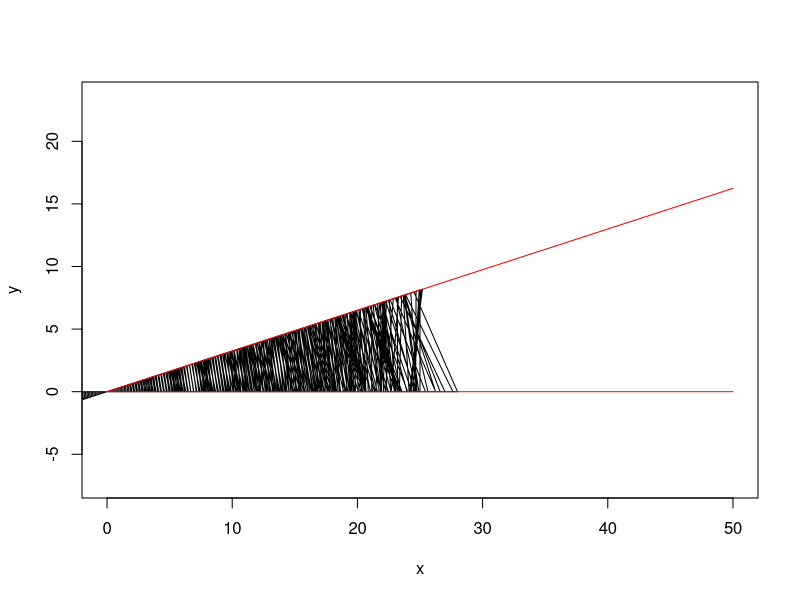

Write the R code that produced this figure.
r=1 #radius of ball
theta=pi/10 #angle between edges
x= 25 #distance from the corner
N = 1000 #count of iterations
c = cos(theta)
s = sin(theta)
tan = s/c
eta= 0.5
E1 = c(0,1) #normal vector of the horizontol edge
E2 = c(s,-c) #normal vector of the slant edge  
e1 = -1*c(1,0) #unit vector for the horizontal edge 
e2 = (-1)*c(c,s) #unit vector for the slant edge
J=matrix(0,nrow=2,ncol=2)  #J is rotation by pi/2
J[1,2]=-1
J[2,1]=1



Roll = function(sheet,edge,a,u,sp){
  sigma= (-1)^(sheet==1) #different sign depending on which side the ball is on
  t = (a[2]-a[1]*tan)/(u[1]*tan-u[2])*(edge==0)-a[2]/u[2]*(edge==1) #time to reach the other end
  a_n = a+t*u #new position after reaching the other edge, but before the displacement on the edge
  edge_new = 1*(edge==0)
  E = E1*(edge_new==0)+E2*(edge_new==1) #normal vector of the edge where rolling occurs
  u0 = u-sum(u[1:2]*E[1:2])*E #tangential component of linear velocity
  W=sp*J%*%E #convert spin to W (as in the paper)
  u0_new = cos(pi*eta)*u0+sin(pi*eta)*W  #new tangential component
  u_n = u0_new+sum(u[1:2]*E[1:2])*E #new linear velocity
  e_n=e1*(edge_new==0)+e2*(edge_new==1)
  u_new=2*sum(u_n[1:2]*e_n[1:2])/sum(u_n[1:2]*u_n[1:2])*e_n-u_n
  W_new = sin(pi*eta)*u0-cos(pi*eta)*W #new W (as in the paper)
  sheet_new =  1*(sheet==0)
  mu = sum(u[1:2]*E[1:2]) 
  tm = pi*r/abs(mu) #time to roll around
  omega = eta*mu/r #omega is as in the paper
  X0=a0-sigma*W0/omega
  X_new=(cos(omega*eta*tm)-1)*W0/omega+sigma*sin(omega*eta*tm)*u1/omega
  dis = sum(X_new[1:2]*E[1:2])  #These three lines are to compute displacement on the edge according to example 9
  JE = J%*%E
  sp_new = sum(W_new[1:2]*JE[1:2]) #new spin
  a_new = a_n-dis*e2*(edge_new==1)*sigma-dis*e1*(edge_new==0)*sigma #new position after the displacement
  t_new = t+tm
  KE=sum(u_new[1:2]*u_new[1:2]+W_new[1:2]*W_new[1:2])
  return(list(a_n,a_new,u_new,t_new,sp_new,sheet_new,edge_new,KE))
}

Position   = matrix(0,nrow=2,ncol=2*N)
Linear_v   = matrix(0,nrow=2,ncol=N)
Spin_v = matrix(0,nrow=1,ncol=N)
Coll_times = matrix(0,nrow=1,ncol=N)
Sheet_side = matrix(0,nrow=1,ncol=N) #keep track of the sheet side
Edge_side = matrix(0,nrow=1,ncol=N) #keep track of the edge
Kinetic_Energy=matrix(0,nrow=1,ncol=N)

Position[,1]   = c(x,0)
epsilon        = 0.03
Linear_v[,1]   = c(0,1)  
Spin_v[,1]  = 1


#####initial conditions, since the displacement depends on the initial conditions

a0            = Position[,1]
u1             = Linear_v[,1] #u0 is taken so I used u1 for initial linear velocity
sp0 = Spin_v[,1]
sheet0         = Sheet_side[,1]
edge0        = Edge_side[,1]
mu0 = sum(u1[1:2]*E1[1:2])*(edge0==0)+sum(u1[1:2]*E2[1:2])*(edge0==1) 
W0=sp0*J%*%E1*(edge0==1)+sp0*J%*%E2*(edge0==0)

for (i in 2:N){
  a              = Position[,2*i-3] #there is an intermediate position a_n, so two slots are needed to record position in each iteration
  u              = Linear_v[,i-1]
  sheet         = Sheet_side[,i-1]
  edge          = Edge_side[,i-1]
  sp = Spin_v[,i-1]
  Roll_new      = Roll(sheet,edge,a,u,sp)
  Position[,2*i-2] = Roll_new[[1]]
  Position[,2*i-1]   = Roll_new[[2]]
  Linear_v[,i]   = Roll_new[[3]]
  Coll_times[,i] = Roll_new[[4]]+Coll_times[,i-1]
  Spin_v[,i] = Roll_new[[5]]
  Sheet_side[,i] = Roll_new[[6]]
  Edge_side[,i] = Roll_new[[7]]
  Kinetic_Energy[,i]=Roll_new[[8]]
}


Pos_X = Position[1,]
Pos_Y = Position[2,] 


X_image=Pos_X[1:(2*N)]
Y_image=Pos_Y[1:(2*N)]
plot(X_image,Y_image,type='l',asp=1,xlim=c(0,50),ylim=c(0,50*tan),xlab="x",ylab="y")
segments(x0 = 0, y0 = 0, x1 = 50, y1 = 50*tan, col = "red")  
segments(x0 = 0, y0 = 0, x1 = 50, y1 = 0, col = "red")  